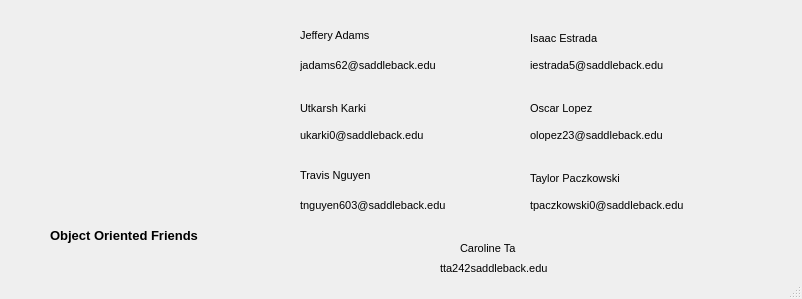
<?xml version="1.0" encoding="UTF-8"?>
<ui version="4.0">
 <class>contactwindow</class>
 <widget class="QDialog" name="contactwindow">
  <property name="windowModality">
   <enum>Qt::WindowModal</enum>
  </property>
  <property name="geometry">
   <rect>
    <x>0</x>
    <y>0</y>
    <width>802</width>
    <height>299</height>
   </rect>
  </property>
  <property name="sizePolicy">
   <sizepolicy hsizetype="Maximum" vsizetype="Maximum">
    <horstretch>0</horstretch>
    <verstretch>0</verstretch>
   </sizepolicy>
  </property>
  <property name="minimumSize">
   <size>
    <width>0</width>
    <height>0</height>
   </size>
  </property>
  <property name="maximumSize">
   <size>
    <width>16777215</width>
    <height>16777215</height>
   </size>
  </property>
  <property name="font">
   <font>
    <pointsize>8</pointsize>
   </font>
  </property>
  <property name="windowTitle">
   <string>Contact Page</string>
  </property>
  <property name="sizeGripEnabled">
   <bool>true</bool>
  </property>
  <property name="modal">
   <bool>false</bool>
  </property>
  <widget class="QLabel" name="logo">
   <property name="geometry">
    <rect>
     <x>80</x>
     <y>20</y>
     <width>171</width>
     <height>181</height>
    </rect>
   </property>
   <property name="text">
    <string/>
   </property>
   <property name="pixmap">
    <pixmap>oof logo.jpg</pixmap>
   </property>
   <property name="scaledContents">
    <bool>true</bool>
   </property>
  </widget>
  <widget class="QLabel" name="teamName">
   <property name="enabled">
    <bool>true</bool>
   </property>
   <property name="geometry">
    <rect>
     <x>50</x>
     <y>220</y>
     <width>300</width>
     <height>30</height>
    </rect>
   </property>
   <property name="minimumSize">
    <size>
     <width>100</width>
     <height>30</height>
    </size>
   </property>
   <property name="font">
    <font>
     <pointsize>10</pointsize>
     <weight>75</weight>
     <bold>true</bold>
    </font>
   </property>
   <property name="frameShape">
    <enum>QFrame::NoFrame</enum>
   </property>
   <property name="text">
    <string>Object Oriented Friends</string>
   </property>
  </widget>
  <widget class="QLabel" name="taylor">
   <property name="geometry">
    <rect>
     <x>530</x>
     <y>170</y>
     <width>201</width>
     <height>16</height>
    </rect>
   </property>
   <property name="text">
    <string>Taylor Paczkowski</string>
   </property>
  </widget>
  <widget class="QLabel" name="taylor_email">
   <property name="geometry">
    <rect>
     <x>530</x>
     <y>190</y>
     <width>251</width>
     <height>31</height>
    </rect>
   </property>
   <property name="text">
    <string>tpaczkowski0@saddleback.edu</string>
   </property>
  </widget>
  <widget class="QLabel" name="jeff">
   <property name="geometry">
    <rect>
     <x>300</x>
     <y>20</y>
     <width>131</width>
     <height>31</height>
    </rect>
   </property>
   <property name="text">
    <string>Jeffery Adams</string>
   </property>
  </widget>
  <widget class="QLabel" name="jess_email">
   <property name="geometry">
    <rect>
     <x>300</x>
     <y>50</y>
     <width>201</width>
     <height>31</height>
    </rect>
   </property>
   <property name="text">
    <string>jadams62@saddleback.edu</string>
   </property>
  </widget>
  <widget class="QLabel" name="travis">
   <property name="geometry">
    <rect>
     <x>300</x>
     <y>160</y>
     <width>201</width>
     <height>31</height>
    </rect>
   </property>
   <property name="text">
    <string>Travis Nguyen</string>
   </property>
  </widget>
  <widget class="QLabel" name="travis_email">
   <property name="geometry">
    <rect>
     <x>300</x>
     <y>190</y>
     <width>221</width>
     <height>31</height>
    </rect>
   </property>
   <property name="text">
    <string>tnguyen603@saddleback.edu</string>
   </property>
  </widget>
  <widget class="QLabel" name="caroline">
   <property name="geometry">
    <rect>
     <x>460</x>
     <y>240</y>
     <width>161</width>
     <height>16</height>
    </rect>
   </property>
   <property name="text">
    <string>Caroline Ta</string>
   </property>
  </widget>
  <widget class="QLabel" name="caroline_email">
   <property name="geometry">
    <rect>
     <x>440</x>
     <y>260</y>
     <width>201</width>
     <height>16</height>
    </rect>
   </property>
   <property name="text">
    <string>tta242saddleback.edu</string>
   </property>
  </widget>
  <widget class="QLabel" name="utkarsh">
   <property name="geometry">
    <rect>
     <x>300</x>
     <y>100</y>
     <width>141</width>
     <height>16</height>
    </rect>
   </property>
   <property name="text">
    <string>Utkarsh Karki</string>
   </property>
  </widget>
  <widget class="QLabel" name="utkarsh_email">
   <property name="geometry">
    <rect>
     <x>300</x>
     <y>120</y>
     <width>221</width>
     <height>31</height>
    </rect>
   </property>
   <property name="text">
    <string>ukarki0@saddleback.edu</string>
   </property>
  </widget>
  <widget class="QLabel" name="oscar">
   <property name="geometry">
    <rect>
     <x>530</x>
     <y>100</y>
     <width>161</width>
     <height>16</height>
    </rect>
   </property>
   <property name="text">
    <string>Oscar Lopez</string>
   </property>
  </widget>
  <widget class="QLabel" name="oscar_email">
   <property name="geometry">
    <rect>
     <x>530</x>
     <y>120</y>
     <width>191</width>
     <height>31</height>
    </rect>
   </property>
   <property name="text">
    <string>olopez23@saddleback.edu</string>
   </property>
  </widget>
  <widget class="QLabel" name="isaac">
   <property name="geometry">
    <rect>
     <x>530</x>
     <y>30</y>
     <width>151</width>
     <height>16</height>
    </rect>
   </property>
   <property name="text">
    <string>Isaac Estrada</string>
   </property>
  </widget>
  <widget class="QLabel" name="isaac_email">
   <property name="geometry">
    <rect>
     <x>530</x>
     <y>50</y>
     <width>211</width>
     <height>31</height>
    </rect>
   </property>
   <property name="text">
    <string>iestrada5@saddleback.edu</string>
   </property>
  </widget>
 </widget>
 <resources/>
 <connections/>
</ui>
